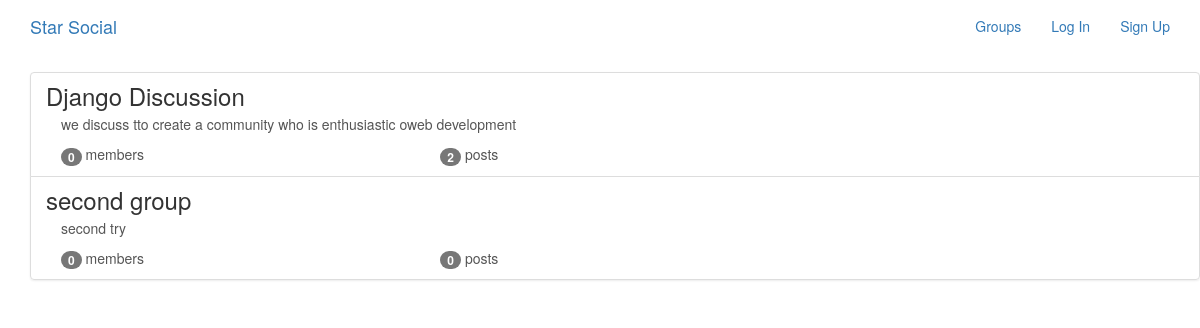
The app's page /groups/ with its own data.
### groups/models.py (models this page shows, shortened)
class Group(models.Model):
    name = models.CharField(max_length=255,unique=True)
    slug = models.SlugField(allow_unicode=True,unique=True)
    discription = models.TextField(blank=True,default="")
    description_html=models.TextField(editable=False,default="",blank=True)
    members = models.ManyToManyField(User, through="GroupMember")
    class Meta:
        ordering=["name"]

### groups/views.py (the view)
# urls.py: path("",views.ListGroups.as_view(),name="all"),
class ListGroups(generic.ListView):
    model = Group

### groups/templates/groups/group_list.html (shortened to what this page needs)
{% extends 'groups/group_base.html' %}
{% block group_content %}
    <div class="com-md-8">
        <div class="list-group ">
            {% for group in object_list %}
            <a class="list-group-item " href="{% url 'groups:single' slug=group.slug %}">
                <h3 class="title list-group-item-heading">{{ group.name }}</h3>
                <div class="list-group-iten-text container-fluid ">
                    {{ group.description_html|safe }}
                    <div class="row">
                        <div class="col-md-4">
                            <span class="badge ">{{ group.members.count }}</span>
                            member{{ group.members.count|pluralize }}
                        </div>
                        <div class="col-md-4">
                            <span class="badge ">{{ group.posts.count }}</span>
                            post{{ group.posts.count|pluralize }}
                        </div>
                    </div>
                </div>
            </a>
            {% endfor %}
        </div>
    </div>
{% endblock %}

### records on screen
Group: name "Django Discussion", description_html "we discuss tto create a community who is enthusiastic oweb development", members.count "0", posts.count "2"
Group: name "second group", description_html "second try", members.count "0", posts.count "0"
